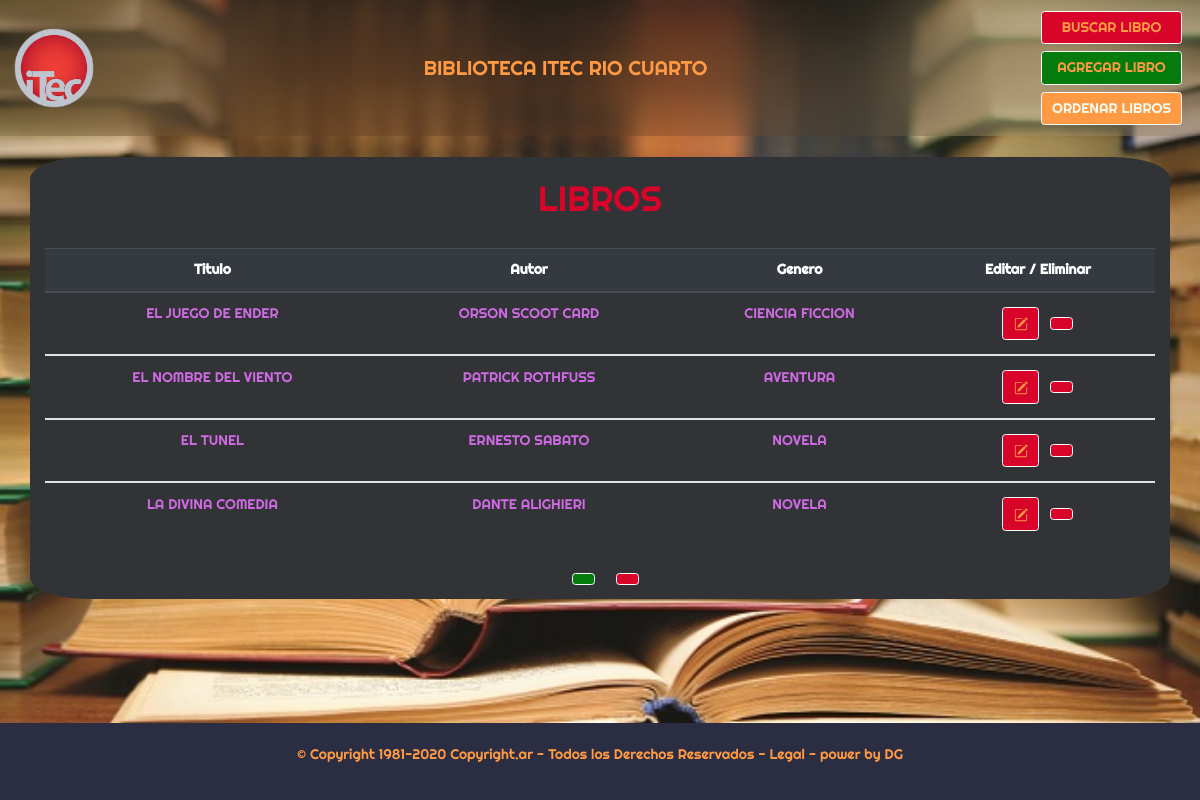
The page /orden/titulo on the database its author committed.
### database_setup.py (models this page shows, shortened)
class Libro(Base):
    __tablename__ = 'libro'
    id = Column(Integer, primary_key=True)
    titulo = Column(String(250), nullable=False)
    autor = Column(String(250), nullable=False)
    genero = Column(String(250))

### app.py (the view)
@app.route('/orden/titulo')
def ordenLibrosTitulo():
    libros = session.query(Libro).order_by(Libro.titulo).all()
    return render_template('libros.html', libros=libros)

### templates/libros.html (shortened to what this page needs)
<!DOCTYPE html>
<html lang="en">
<head>
    <link rel="stylesheet" href="https://stackpath.bootstrapcdn.com/bootstrap/4.5.2/css/bootstrap.min.css">
    <link rel="stylesheet" href="{{ url_for('static', filename='css/style.css') }}">
</head>
<body>
  <nav class="navbar navbar-light blur">
    <img src="{{url_for('static', filename='img/itec.png')}}" width="80" height="80" class="d-inline-block align-top " alt="" loading="lazy">
    <p class="Righteous m-3" id="title">BIBLIOTECA ITEC RIO CUARTO</p>
    <div class="d-flex flex-column">
      <button type="button" class="btn btn-light m-1 botones"><a href="{{url_for('buscarLibros')}}">BUSCAR LIBRO</a></button>
      <button type="button" class="btn btn-light m-1 botones verde"><a href="{{url_for('nuevoLibro')}}">AGREGAR LIBRO</a></button>
      <div class="dropdown">
        <button class="btn btn-light m-1 botones naranja" type="button" id="dropdownMenuButton" data-toggle="dropdown" aria-haspopup="true" aria-expanded="false">
          ORDENAR LIBROS
        </button>
      </div>
    </div>
  </nav>
  <br>
    <div class="container">
        <br>
        <h1>LIBROS</h1>
        <br>
        <div class="row">
          <div class="col-sm">
            <table class="table">
                <thead class="thead-dark">
                  <tr>
                    <th scope="col">Titulo</th>
                    <th scope="col">Autor</th>
                    <th scope="col">Genero</th>
                    <th scope="col">Editar / Eliminar</th>
                  </tr>
                </thead>
                {% for libro in libros %}
                <tbody>
                    <tr>
                        <td>{{libro.titulo}}</td>
                        <td>{{libro.autor}}</td>
                        <td>{{libro.genero}}</td>
                        <td>
                          <button type="button" class="btn btn-light m-1 botones"><a href="{{url_for('editarLibro', libro_id = libro.id )}}"></a></button>
                          <button type="button" class="btn btn-light m-1 botones"></button>
                        </td>
                    </tr>
                </tbody>
                {% endfor %}
              </table>
              <button type="button" class="btn btn-light m-3 botones verde" alt="Agregar Libro" > </button>
              <button type="button" class="btn btn-light m-1 botones"><a href="{{url_for('buscarLibros')}}"></a></button>
          </div>
        </div>
    </div >
      <br><br><br><br><br><br>
      <nav class="fixed-bottom footer">
        <br>
        <p>© Copyright 1981-2020 Copyright.ar - Todos los Derechos Reservados - Legal - power by DG</p>
        <br>
    </nav>
</body>
</html>

### static/css/style.css (style rules this page uses)
:root { --red1-color:#d90429; --lila-color:#ce6ae2; --black1-color:#2b2d42; --black2-color:#403d39; --black3-color:#313337; --white1-color:#f9faf9; --white2-color:#F1FAEE; --green1-color:#06d6a0; --green2-color:#037c0d; --orange-color: #ff9a44; --salmon-color: #fc6076; --font1-font-family:'Righteous', cursive; --font3-font-family:'Monoton', cursive; --font4-font-family:'Jura', sans-serif; --font5-font-family:'Bungee Inline', cursive; --font6-font-family:'Nova Mono', monospace; --normal:14px; --space:10px; --space-2:20px; }
.Righteous { font-family: var(--font1-font-family); font-size: 20px; }
body, html { height: 100%; background-repeat: no-repeat; background: url(../img/libro.jpg) no-repeat center center fixed; background-size: 100% 100%; text-align: center; color: var(--orange-color); font-size:var(--normal) ; font-family: var(--font1-font-family); }
.container { background-color: #313337; border-radius: 5%; }
.blur { backdrop-filter: blur(50px); }
h1 { color: var(--red1-color); }
td { color: var(--lila-color); }
a:link { text-decoration:none; color: var(--orange-color); text-align: center; }
.botones { background-color: var(--red1-color); color: var(--orange-color); }
.verde { background-color: var(--green2-color); color:var(--white2-color); }
.naranja { background-color: var(--orange-color); color:var(--white2-color); }
.footer { background-color:var(--black1-color); }

### rows shown on the page
Libro: titulo "EL JUEGO DE ENDER", autor "ORSON SCOOT CARD", genero "CIENCIA FICCION"
Libro: titulo "EL NOMBRE DEL VIENTO", autor "PATRICK ROTHFUSS", genero "AVENTURA"
Libro: titulo "EL TUNEL", autor "ERNESTO SABATO", genero "NOVELA"
Libro: titulo "LA DIVINA COMEDIA", autor "DANTE ALIGHIERI", genero "NOVELA"
